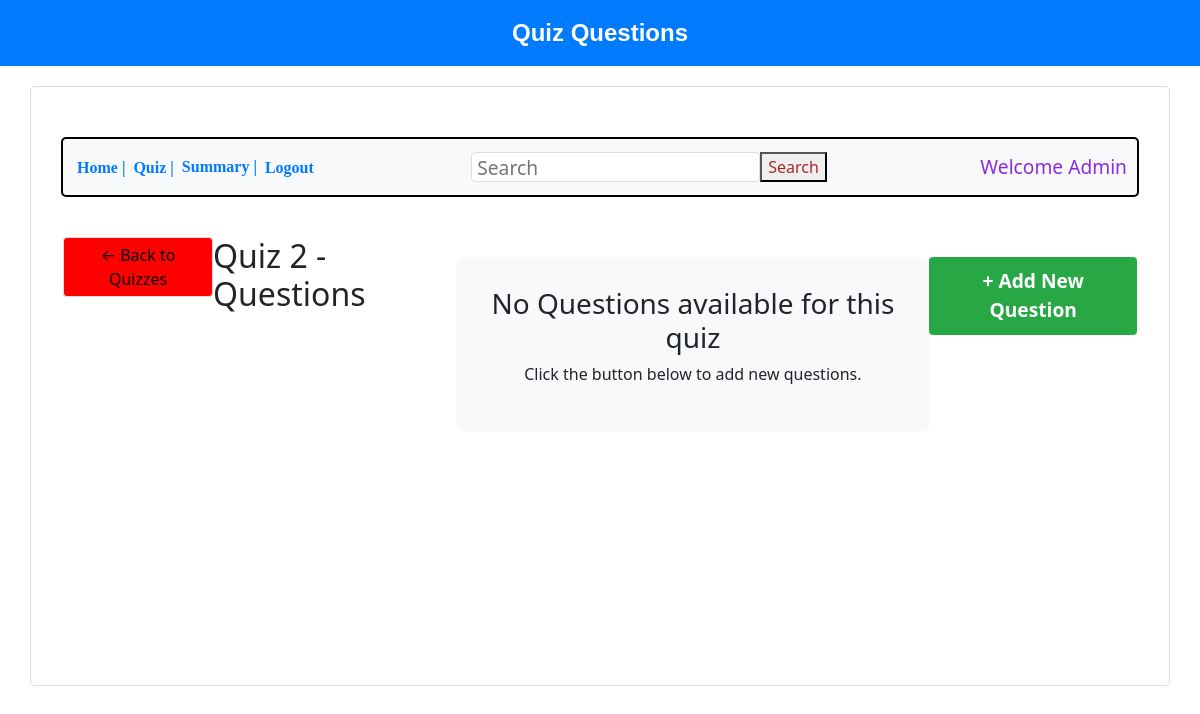
The app's page /manage_questions/2, older data.
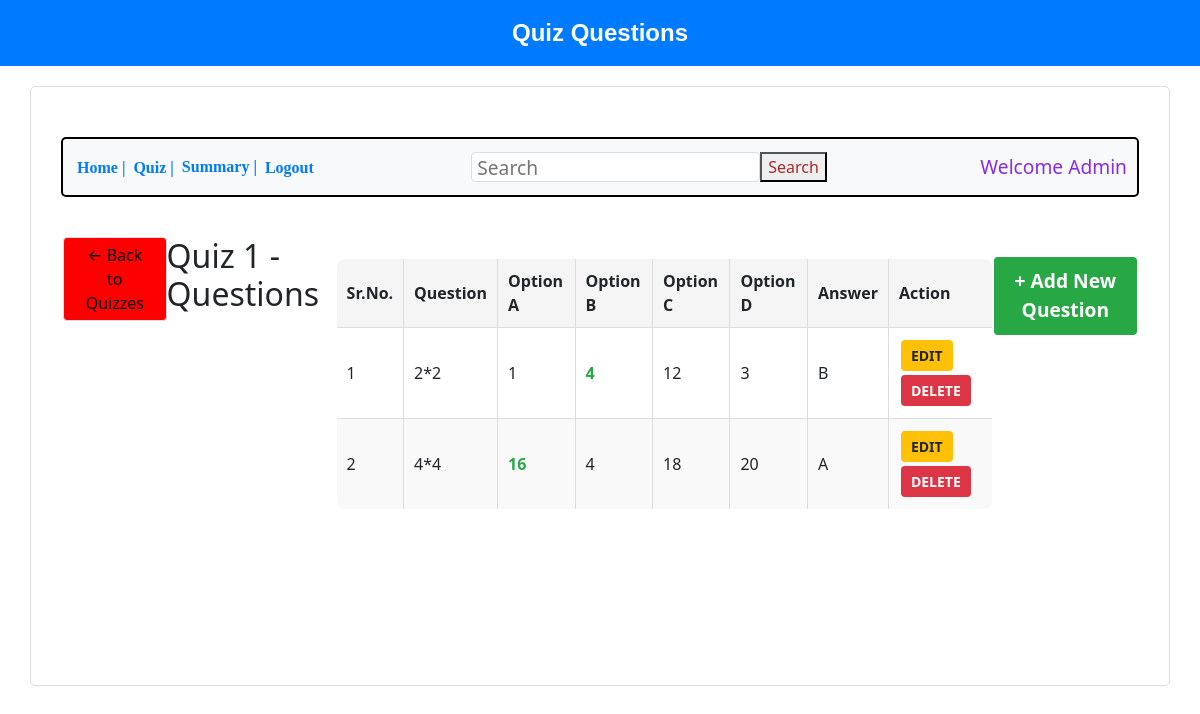
The same page, newer data.
### backend/models.py (models this page shows, shortened)
class Quiz(db.Model):
    __tablename__ = "quizzes"
    id = db.Column(db.Integer, primary_key=True)
    title = db.Column(db.String, nullable=False)
    subject_id = db.Column(db.Integer, db.ForeignKey("subjects.id"), nullable=False)
    chapter_id = db.Column(db.Integer, db.ForeignKey("chapters.id"), nullable=False)
    duration = db.Column(db.String, nullable=False)  # Store as string (e.g., "00:10")
    created_by_id = db.Column(db.Integer, db.ForeignKey("user_info.id"), nullable=False)
    is_active = db.Column(db.Boolean, default=True)
    created_at = db.Column(db.String, nullable=False, default=datetime.now().strftime("%Y-%m-%d"))
    subject = db.relationship("Subject", backref="quizzes")
    chapter = db.relationship("Chapter", backref="quizzes")
    created_by = db.relationship("User", backref="quizzes_created")

class Question(db.Model):
    __tablename__ = "questions"
    id = db.Column(db.Integer, primary_key=True)
    quiz_id = db.Column(db.Integer, db.ForeignKey("quizzes.id"), nullable=False)
    chapter_id = db.Column(db.Integer, db.ForeignKey("chapters.id"), nullable=False)
    question_text = db.Column(db.String, nullable=False)
    quiz = db.relationship("Quiz", backref="questions")
    options = db.relationship("Option", backref="question", cascade="all, delete-orphan")

class Option(db.Model):
    __tablename__ = "options"
    id = db.Column(db.Integer, primary_key=True)
    question_id = db.Column(db.Integer, db.ForeignKey('questions.id'), nullable=False)
    option_text = db.Column(db.String(255), nullable=False)
    is_correct = db.Column(db.Boolean, default=False)

### backend/controllers.py (the view)
@app.route('/manage_questions/<int:quiz_id>')
def manage_questions(quiz_id):
    quiz = Quiz.query.get_or_404(quiz_id)
    questions = Question.query.filter_by(quiz_id=quiz_id).all()
    for question in questions:
        question.options = Option.query.filter_by(question_id=question.id).all()
    return render_template('show_question.html', quiz=quiz, questions=questions, name=request.args.get('email', 'Admin'))

### templates/show_question.html (shortened to what the changed rows need)
<!DOCTYPE html>
<html lang="en">
<head>
    <link rel="stylesheet" href="/static/style.css">
    <link rel="stylesheet" href="https://cdnjs.cloudflare.com/ajax/libs/bootstrap/5.3.2/css/bootstrap.min.css">
</head>
<body>
    <div class="bordertime">
        <div class="container">
            <a href="{{ url_for('show_quizzes', subject_id=quiz.subject_id, chapter_id=quiz.chapter_id) }}">
                <button class="back-btn">← Back to Quizzes</button>
            </a>
            <h2>{{ quiz.title }} - Questions</h2>
            {% if questions %}
            <table class="questions-table">
                <thead>
                    <tr>
                        <th>Sr.No.</th>
                        <th>Question</th>
                        <th>Option A</th>
                        <th>Option B</th>
                        <th>Option C</th>
                        <th>Option D</th>
                        <th>Answer</th>
                        <th>Action</th>
                    </tr>
                </thead>
                <tbody>
                    {% for question in questions %}
                    <tr>
                        <td>{{ loop.index }}</td>
                        <td>{{ question.question_text }}</td>
                        {% set options_list = question.options|list %}
                        {% if options_list|length >= 1 %}
                        <td {% if options_list[0].is_correct %}class="correct-option" {% endif %}>{{
                            options_list[0].option_text }}</td>
                        {% else %}
                        <td>-</td>
                        {% endif %}
                        {% if options_list|length >= 2 %}
                        <td {% if options_list[1].is_correct %}class="correct-option" {% endif %}>{{
                            options_list[1].option_text }}</td>
                        {% else %}
                        <td>-</td>
                        {% endif %}
                        {% if options_list|length >= 3 %}
                        <td {% if options_list[2].is_correct %}class="correct-option" {% endif %}>{{
                            options_list[2].option_text }}</td>
                        {% else %}
                        <td>-</td>
                        {% endif %}
                        {% if options_list|length >= 4 %}
                        <td {% if options_list[3].is_correct %}class="correct-option" {% endif %}>{{
                            options_list[3].option_text }}</td>
                        {% else %}
                        <td>-</td>
                        {% endif %}
                        <td>
                            {% for option in options_list %}
                            {% if option.is_correct %}
                            {% if loop.index == 1 %}A{% endif %}
                            {% if loop.index == 2 %}B{% endif %}
                            {% endif %}
                            {% endfor %}
                        </td>
                        <td>
                            <button class="action-btn edit-btn" data-bs-toggle="modal"
                                data-bs-target="#editQuestionModal"
                                data-question-id="{{ question.id }}"
                                data-question-text="{{ question.question_text }}"
                                data-question-hint="{{ question.hint|default('') }}"
                                {% for option in options_list %}
                                data-option-{{ loop.index }}-id="{{ option.id }}"
                                data-option-{{ loop.index }}-text="{{ option.option_text }}"
                                data-option-{{ loop.index }}-correct="{{ 'true' if option.is_correct else 'false' }}"
                                {% endfor %}
                                data-options-count="{{ options_list|length }}">
                                EDIT
                            </button>
                            <a href="{{ url_for('delete_question', question_id=question.id) }}"
                                onclick="return confirm('Are you sure you want to delete this question?')">
                                <button class="action-btn delete-btn">DELETE</button>
                            </a>
                        </td>
                    </tr>
                    {% endfor %}
                </tbody>
            </table>
            {% else %}
            <div class="no-questions">
                <h3>No Questions available for this quiz</h3>
                <p>Click the button below to add new questions.</p>
            </div>
            {% endif %}
            <center>
                <a href="{{ url_for('new_question', quiz_id=quiz.id) }}">
                </a>
            </center>
        </div>
    </div>
</body>
</html>

Row changes from the older to the newer data that the page shows:
changed Quiz: title "Quiz 2" → "Quiz 1"
added Question: question_text "2*2"
added Option: option_text "1"
added Option: option_text "4", is_correct "B", shown under "2*2"
added Option: option_text "12"
added Option: option_text "3"
added Question: question_text "4*4"
added Option: option_text "16", is_correct "A", shown under "4*4"
added Option: option_text "4"
added Option: option_text "18"
added Option: option_text "20"
Text that changed along with them:
text no longer shown: "No Questions available for this quiz Click the button below to add new questions."
text now shown: "Sr.No. Question Option A Option B Option C Option D Answer Action"
